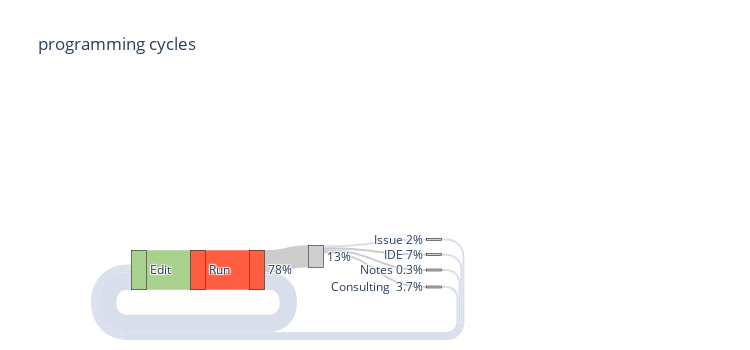

Notebook code for this chart:
### Code cell
with open('betweenCyclesflowProgramming.json') as f:
  data = json.load(f)


fig = go.Figure(data=[go.Sankey(
    orientation = "h",
    valueformat = ".0f",
    valuesuffix = "TWh",
    # Define nodes
    node = dict(
      pad=35,
      thickness = 15,
      line = dict(color = "black", width = 0.5),
      label =  data['data'][0]['node']['label'],
      color =  data['data'][0]['node']['color'],
      x =[.1,.2,.3,.4,.6,.6,.6,.6],
      y =[1,1,1,.92,1.1,.91,1,.82]
    ),
    # Add links
    link = dict(
      source =  data['data'][0]['link']['source'],
      target =  data['data'][0]['link']['target'],
      value =  data['data'][0]['link']['value'],
      label =  data['data'][0]['link']['label'],
      color =  data['data'][0]['link']['color']
))])
fig.update_layout(width=750, height=350,font_size=12, title_text="programming cycles")
fig.write_image("betweenCyclesflowProgamming.pdf", engine="kaleido")
fig.show()

### Figure 1 — Plotly figure (JSON) as saved in the notebook; plotly's stock layout.template omitted (floating-point values rounded to 4 significant figures)
{"data": [{"link": {"color": ["rgb(169, 209, 142,0.1)", "rgb(255, 94, 67,0.8)", "rgb(217, 222, 236,0.8)", "rgb(204, 204, 204,0.2)", "rgb(204, 204, 204,0.2)", "rgb(204, 204, 204,0.2)", "rgb(204, 204, 204,0.2)", "rgb(217, 222, 236,0.8)", "rgb(217, 222, 236,0.8)", "rgb(217, 222, 236,0.8)", "rgb(217, 222, 236,0.8)", "rgb(217, 222, 236,0.8)"], "label": ["stream 1", "", "", "", "stream 1", "", "", "Hello world"], "source": [0, 1, 2, 2, 3, 3, 3, 3, 4, 5, 6, 7], "target": [1, 2, 0, 3, 4, 5, 6, 7, 0, 0, 0, 0], "value": [100, 100, 44, 56, 5, 5, 5, 5, 5, 5, 5, 5]}, "node": {"color": ["rgb(169, 209, 142, 0.8)", "rgb(255, 94, 67,0.8)", "rgb(255, 94, 67,0.8)", "rgb(208, 206, 206, 0.8)", "rgb(208, 206, 206, 0.8)", "rgb(208, 206, 206, 0.8)", "rgb(208, 206, 206, 0.8)", "rgb(208, 206, 206, 0.8)"], "label": ["Edit", "Run", "78%", "13%", "Consulting  3.7%", "IDE 7%", "Notes 0.3%", "Issue 2%"], "line": {"color": "black", "width": 0.5}, "pad": 35, "thickness": 15, "x": [0.1, 0.2, 0.3, 0.4, 0.6, 0.6, 0.6, 0.6], "y": [1, 1, 1, 0.92, 1.1, 0.91, 1, 0.82]}, "orientation": "h", "type": "sankey", "valueformat": ".0f", "valuesuffix": "TWh"}], "layout": {"font": {"size": 12}, "height": 350, "title": {"text": "programming cycles"}, "width": 750}}
